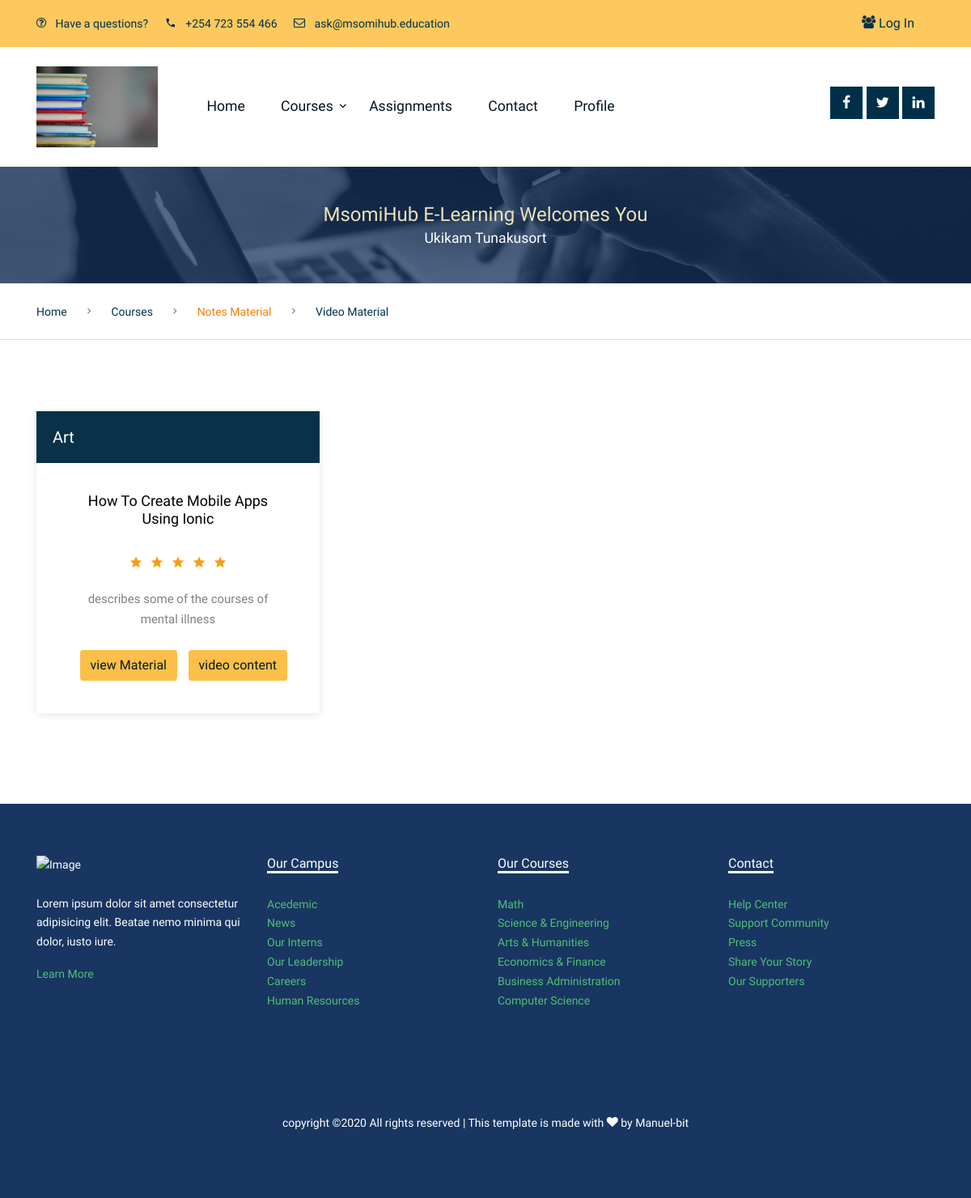
The app's page /e-learning/courses/notes/all/2/ with its own data.
### users/models.py (models this page shows, shortened)
class NotesMaterial(models.Model):
    note_content = models.FileField(null = True, upload_to='notes')
    note_title = models.CharField(max_length=200, null=False)
    note_description = models.CharField(max_length=200, null=False)
    course = models.OneToOneField(Course, on_delete=models.CASCADE, null=True)

### elearning/views.py (the view)
# urls.py: url(r'^courses/notes/all/(\d+)/$', views.Materials, name="notes"),
def Materials(request,not_id):
    notes = NotesMaterial.objects.filter(course_id=not_id)
    return render(request, 'e-learning/materials.html',{'notes':notes})

### elearning/templates/e-learning/materials.html
{% extends 'e-learning/base.html' %}
{% block content %}
<div class="custom-breadcrumns border-bottom">
    <div class="container">
        <a href="#">Home</a>
        <span class="mx-3 icon-keyboard_arrow_right"></span>
        <a href="#">Courses</a>
        <span class="mx-3 icon-keyboard_arrow_right"></span>
        <span class="current">Notes Material</span>
        <span class="mx-3 icon-keyboard_arrow_right"></span>
        <a href="#">Video Material</a>
    </div>
</div>
<div class="site-section">
    <div class="container">
        <div class="row">
            {% for note_item in notes %}
            <div class="col-lg-4 col-md-6 mb-4">
                <div class="course-1-item">
                    <figure class="thumnail">
                    <div class="category"><h3>{{note_item.note_title}}</h3></div>
                    </figure>
                    <div class="course-1-content pb-4">
                    <h2>How To Create Mobile Apps Using Ionic</h2>
                    <div class="rating text-center mb-3">
                        <span class="icon-star2 text-warning"></span>
                        <span class="icon-star2 text-warning"></span>
                        <span class="icon-star2 text-warning"></span>
                        <span class="icon-star2 text-warning"></span>
                        <span class="icon-star2 text-warning"></span>
                    </div>
                    <p class="desc mb-4">{{note_item.note_description}}</p>
                    <p style="float: right;"><a href="#" class="btn">video content</a></p>
                    <p><a href="{{note_item.note_content.url}}" class="btn">view Material</a></p>
                    </div>
                </div>
            </div>
            {% endfor %}
        </div>
    </div>
</div>
{% endblock %}

### static/css/style.css (style rules this page uses)
body { line-height: 1.7; color: gray; font-weight: 300; font-size: 1.1rem; }
a { -webkit-transition: .3s all ease; -o-transition: .3s all ease; transition: .3s all ease; }
h1, h2, h3, h4, h5, .h1, .h2, .h3, .h4, .h5 { font-family: "Muli", -apple-system, BlinkMacSystemFont, "Segoe UI", Roboto, "Helvetica Neue", Arial, sans-serif, "Apple Color Emoji", "Segoe UI Emoji", "Segoe UI Symbol", "Noto Color Emoji"; }
@media (min-width: 768px) { .site-section { padding: 5em 0; } }
.custom-breadcrumns { padding: 20px 0; }
.custom-breadcrumns span, .custom-breadcrumns a { font-size: 14px; }
.custom-breadcrumns a { display: inline-block; color: #003049; }
.custom-breadcrumns .current { color: #F77F00; }
.course-1-item { -webkit-box-shadow: 0 2px 10px 0 rgba(0, 0, 0, 0.1); box-shadow: 0 2px 10px 0 rgba(0, 0, 0, 0.1); }
.course-1-item figure { position: relative; }
.course-1-item .category { background: #093148; padding: 20px; }
.course-1-item .category h3 { color: #fff; font-size: 20px; margin-bottom: 0; }
.course-1-item .course-1-content { padding: 20px 40px; text-align: center; }
.course-1-item .course-1-content h2 { margin: 0 0 30px 0; font-size: 18px; color: #000; }
.course-1-item .course-1-content .rating { text-align: center; }
.course-1-item .course-1-content .rating > span { display: inline-block; margin: 2px; }
.course-1-item .course-1-content .desc { font-size: 15px; }
.course-1-content .btn { background-color: #FCBF49; color: #001B29; }

### records on screen
NotesMaterial: note_title "Art", note_description "describes some of the courses of mental illness"
